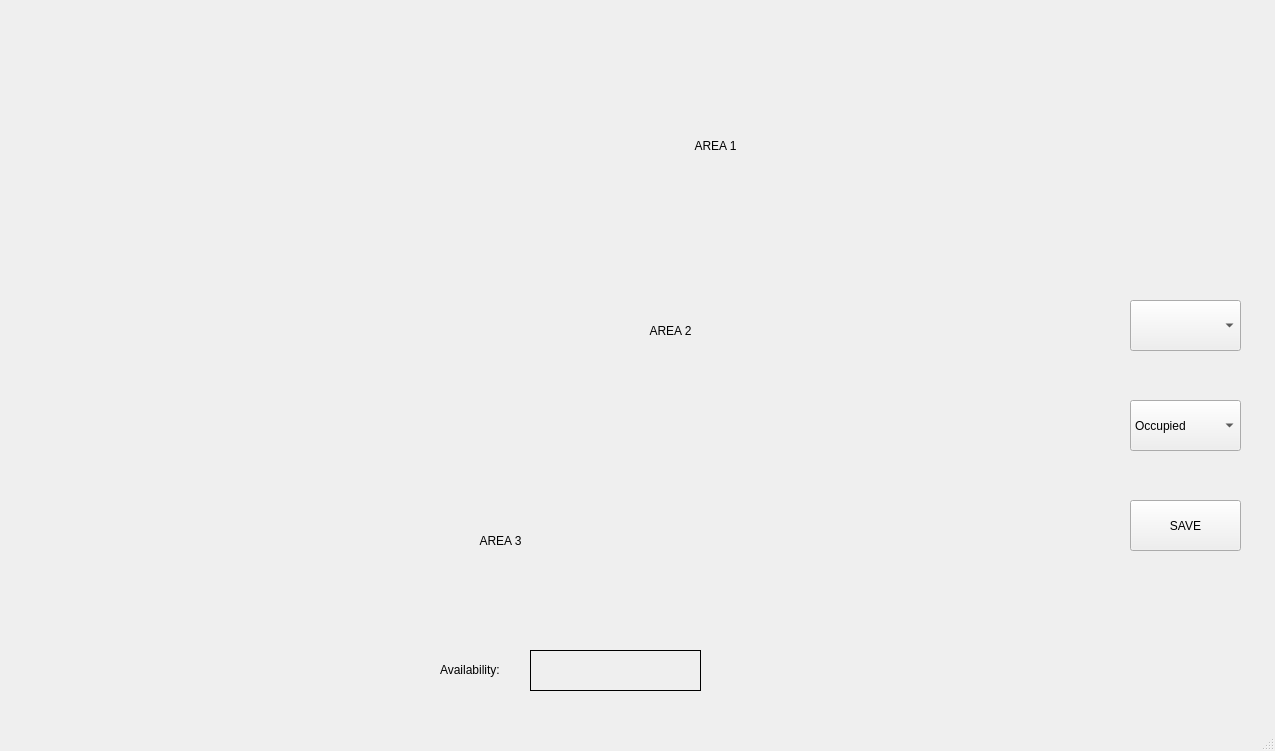
<?xml version="1.0" encoding="UTF-8"?>
<ui version="4.0">
 <class>Area</class>
 <widget class="QMainWindow" name="Area">
  <property name="geometry">
   <rect>
    <x>0</x>
    <y>0</y>
    <width>1275</width>
    <height>751</height>
   </rect>
  </property>
  <property name="windowTitle">
   <string>MainWindow</string>
  </property>
  <property name="styleSheet">
   <string notr="true">#centralwidget {
	background-image: url(:/images/4.png);}

#PB1{
	color: rgb(0, 0, 0);}

#PB2{
	color: rgb(0, 0, 0);}

#PB3{
	color: rgb(0, 0, 0);}</string>
  </property>
  <widget class="QWidget" name="centralwidget">
   <widget class="QComboBox" name="comboBox2">
    <property name="geometry">
     <rect>
      <x>1130</x>
      <y>400</y>
      <width>111</width>
      <height>51</height>
     </rect>
    </property>
    <item>
     <property name="text">
      <string>Occupied</string>
     </property>
    </item>
    <item>
     <property name="text">
      <string>Not Occupied</string>
     </property>
    </item>
   </widget>
   <widget class="QPushButton" name="PB2">
    <property name="geometry">
     <rect>
      <x>590</x>
      <y>310</y>
      <width>161</width>
      <height>41</height>
     </rect>
    </property>
    <property name="text">
     <string>AREA 2</string>
    </property>
    <property name="flat">
     <bool>true</bool>
    </property>
   </widget>
   <widget class="QPushButton" name="pushButton">
    <property name="geometry">
     <rect>
      <x>1130</x>
      <y>500</y>
      <width>111</width>
      <height>51</height>
     </rect>
    </property>
    <property name="text">
     <string>SAVE</string>
    </property>
   </widget>
   <widget class="QLabel" name="label">
    <property name="geometry">
     <rect>
      <x>440</x>
      <y>660</y>
      <width>91</width>
      <height>20</height>
     </rect>
    </property>
    <property name="text">
     <string>Availability:</string>
    </property>
   </widget>
   <widget class="QPushButton" name="PB3">
    <property name="geometry">
     <rect>
      <x>450</x>
      <y>520</y>
      <width>101</width>
      <height>41</height>
     </rect>
    </property>
    <property name="text">
     <string>AREA 3</string>
    </property>
    <property name="flat">
     <bool>true</bool>
    </property>
   </widget>
   <widget class="QComboBox" name="comboBox">
    <property name="geometry">
     <rect>
      <x>1130</x>
      <y>300</y>
      <width>111</width>
      <height>51</height>
     </rect>
    </property>
   </widget>
   <widget class="QPushButton" name="PB1">
    <property name="geometry">
     <rect>
      <x>680</x>
      <y>120</y>
      <width>71</width>
      <height>51</height>
     </rect>
    </property>
    <property name="text">
     <string>AREA 1</string>
    </property>
    <property name="flat">
     <bool>true</bool>
    </property>
   </widget>
   <widget class="QLabel" name="dataLabel">
    <property name="geometry">
     <rect>
      <x>530</x>
      <y>650</y>
      <width>171</width>
      <height>41</height>
     </rect>
    </property>
    <property name="frameShape">
     <enum>QFrame::Panel</enum>
    </property>
    <property name="text">
     <string/>
    </property>
   </widget>
   <widget class="QPushButton" name="pushButton_4">
    <property name="geometry">
     <rect>
      <x>80</x>
      <y>180</y>
      <width>200</width>
      <height>50</height>
     </rect>
    </property>
    <property name="text">
     <string/>
    </property>
    <property name="flat">
     <bool>true</bool>
    </property>
   </widget>
   <widget class="QPushButton" name="pushButton_3">
    <property name="geometry">
     <rect>
      <x>80</x>
      <y>70</y>
      <width>200</width>
      <height>50</height>
     </rect>
    </property>
    <property name="text">
     <string/>
    </property>
    <property name="flat">
     <bool>true</bool>
    </property>
   </widget>
   <widget class="QPushButton" name="pushButton_2">
    <property name="geometry">
     <rect>
      <x>80</x>
      <y>120</y>
      <width>200</width>
      <height>50</height>
     </rect>
    </property>
    <property name="text">
     <string/>
    </property>
    <property name="flat">
     <bool>true</bool>
    </property>
   </widget>
   <widget class="QPushButton" name="pushButton_5">
    <property name="geometry">
     <rect>
      <x>80</x>
      <y>240</y>
      <width>200</width>
      <height>50</height>
     </rect>
    </property>
    <property name="text">
     <string/>
    </property>
    <property name="flat">
     <bool>true</bool>
    </property>
   </widget>
  </widget>
  <widget class="QMenuBar" name="menubar">
   <property name="geometry">
    <rect>
     <x>0</x>
     <y>0</y>
     <width>1275</width>
     <height>25</height>
    </rect>
   </property>
  </widget>
  <widget class="QStatusBar" name="statusbar"/>
 </widget>
 <resources/>
 <connections/>
</ui>
